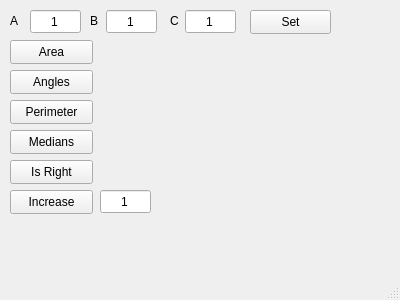
<?xml version="1.0" encoding="UTF-8"?>
<ui version="4.0">
 <class>MainWindow</class>
 <widget class="QMainWindow" name="MainWindow">
  <property name="geometry">
   <rect>
    <x>0</x>
    <y>0</y>
    <width>400</width>
    <height>300</height>
   </rect>
  </property>
  <property name="windowTitle">
   <string>Triangle</string>
  </property>
  <widget class="QWidget" name="centralwidget">
   <widget class="QLineEdit" name="bLineEdit">
    <property name="geometry">
     <rect>
      <x>106</x>
      <y>10</y>
      <width>51</width>
      <height>23</height>
     </rect>
    </property>
    <property name="text">
     <string>1</string>
    </property>
    <property name="alignment">
     <set>Qt::AlignCenter</set>
    </property>
   </widget>
   <widget class="QPushButton" name="setButton">
    <property name="geometry">
     <rect>
      <x>250</x>
      <y>10</y>
      <width>81</width>
      <height>24</height>
     </rect>
    </property>
    <property name="text">
     <string>Set</string>
    </property>
   </widget>
   <widget class="QLineEdit" name="cLineEdit">
    <property name="geometry">
     <rect>
      <x>185</x>
      <y>10</y>
      <width>51</width>
      <height>23</height>
     </rect>
    </property>
    <property name="text">
     <string>1</string>
    </property>
    <property name="frame">
     <bool>true</bool>
    </property>
    <property name="alignment">
     <set>Qt::AlignCenter</set>
    </property>
   </widget>
   <widget class="QLineEdit" name="aLineEdit">
    <property name="geometry">
     <rect>
      <x>30</x>
      <y>10</y>
      <width>51</width>
      <height>23</height>
     </rect>
    </property>
    <property name="text">
     <string>1</string>
    </property>
    <property name="alignment">
     <set>Qt::AlignCenter</set>
    </property>
   </widget>
   <widget class="QLabel" name="label">
    <property name="geometry">
     <rect>
      <x>10</x>
      <y>10</y>
      <width>16</width>
      <height>21</height>
     </rect>
    </property>
    <property name="text">
     <string>A</string>
    </property>
   </widget>
   <widget class="QLabel" name="label_2">
    <property name="geometry">
     <rect>
      <x>90</x>
      <y>10</y>
      <width>16</width>
      <height>21</height>
     </rect>
    </property>
    <property name="text">
     <string>B</string>
    </property>
   </widget>
   <widget class="QLabel" name="label_3">
    <property name="geometry">
     <rect>
      <x>170</x>
      <y>10</y>
      <width>16</width>
      <height>21</height>
     </rect>
    </property>
    <property name="text">
     <string>C</string>
    </property>
   </widget>
   <widget class="QLabel" name="areaResultLabel">
    <property name="geometry">
     <rect>
      <x>100</x>
      <y>40</y>
      <width>62</width>
      <height>21</height>
     </rect>
    </property>
    <property name="text">
     <string/>
    </property>
   </widget>
   <widget class="QPushButton" name="areaPushButton">
    <property name="geometry">
     <rect>
      <x>10</x>
      <y>40</y>
      <width>83</width>
      <height>24</height>
     </rect>
    </property>
    <property name="text">
     <string>Area</string>
    </property>
   </widget>
   <widget class="QPushButton" name="anglesPushButton">
    <property name="geometry">
     <rect>
      <x>10</x>
      <y>70</y>
      <width>83</width>
      <height>24</height>
     </rect>
    </property>
    <property name="text">
     <string>Angles</string>
    </property>
   </widget>
   <widget class="QLabel" name="anglesResultLabel">
    <property name="geometry">
     <rect>
      <x>100</x>
      <y>70</y>
      <width>271</width>
      <height>21</height>
     </rect>
    </property>
    <property name="text">
     <string/>
    </property>
   </widget>
   <widget class="QLabel" name="perimeterResultLabel">
    <property name="geometry">
     <rect>
      <x>100</x>
      <y>100</y>
      <width>62</width>
      <height>21</height>
     </rect>
    </property>
    <property name="text">
     <string/>
    </property>
   </widget>
   <widget class="QPushButton" name="perimeterPushButton">
    <property name="geometry">
     <rect>
      <x>10</x>
      <y>100</y>
      <width>83</width>
      <height>24</height>
     </rect>
    </property>
    <property name="text">
     <string>Perimeter</string>
    </property>
   </widget>
   <widget class="QPushButton" name="mediansPushButton">
    <property name="geometry">
     <rect>
      <x>10</x>
      <y>130</y>
      <width>83</width>
      <height>24</height>
     </rect>
    </property>
    <property name="text">
     <string>Medians</string>
    </property>
   </widget>
   <widget class="QLabel" name="mediansResultLabel">
    <property name="geometry">
     <rect>
      <x>100</x>
      <y>130</y>
      <width>271</width>
      <height>21</height>
     </rect>
    </property>
    <property name="text">
     <string/>
    </property>
   </widget>
   <widget class="QPushButton" name="isRightPushButton">
    <property name="geometry">
     <rect>
      <x>10</x>
      <y>160</y>
      <width>83</width>
      <height>24</height>
     </rect>
    </property>
    <property name="text">
     <string>Is Right</string>
    </property>
   </widget>
   <widget class="QLabel" name="isRightLabel">
    <property name="geometry">
     <rect>
      <x>100</x>
      <y>160</y>
      <width>62</width>
      <height>21</height>
     </rect>
    </property>
    <property name="text">
     <string/>
    </property>
   </widget>
   <widget class="QPushButton" name="increasePushButton">
    <property name="geometry">
     <rect>
      <x>10</x>
      <y>190</y>
      <width>83</width>
      <height>24</height>
     </rect>
    </property>
    <property name="text">
     <string>Increase</string>
    </property>
   </widget>
   <widget class="QLineEdit" name="increaseLineEdit">
    <property name="geometry">
     <rect>
      <x>100</x>
      <y>190</y>
      <width>51</width>
      <height>23</height>
     </rect>
    </property>
    <property name="text">
     <string>1</string>
    </property>
    <property name="alignment">
     <set>Qt::AlignCenter</set>
    </property>
   </widget>
  </widget>
  <widget class="QMenuBar" name="menubar">
   <property name="geometry">
    <rect>
     <x>0</x>
     <y>0</y>
     <width>400</width>
     <height>21</height>
    </rect>
   </property>
  </widget>
  <widget class="QStatusBar" name="statusbar"/>
 </widget>
 <resources/>
 <connections/>
</ui>
